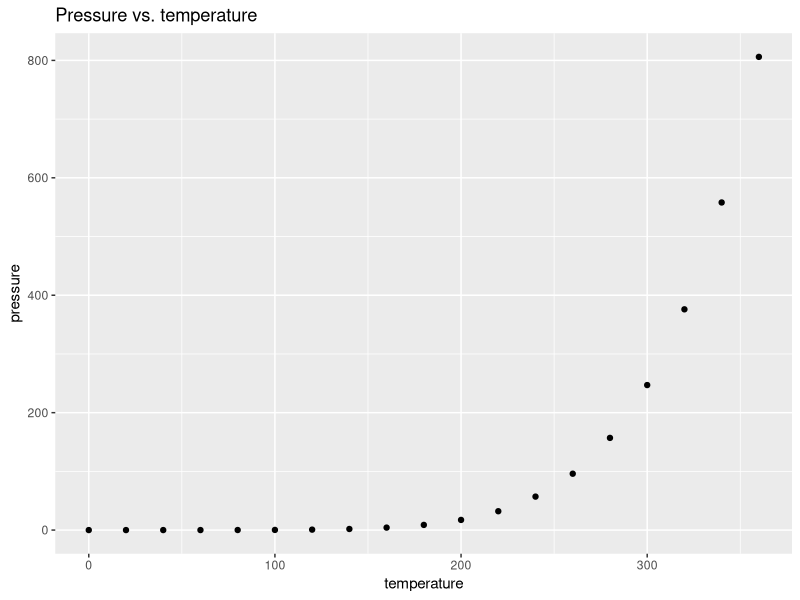

The R script that drew this image:
## ---- chunk 1
knitr::opts_chunk$set(echo = TRUE)
## ---- chunk 2
library(dplyr)
## ---- chunk 3
cars <- cars %>% 
  mutate(origin = ifelse((speed*dist >= 300), "Canada", "Mexico")) %>% 
  mutate(year_recorded = 1920)
summary(cars)
glimpse(cars)
## ---- chunk 4
library(ggplot2)
ggplot(pressure, aes(x = temperature, y = pressure)) +
  geom_point() +
  labs(title = "Pressure vs. temperature")
